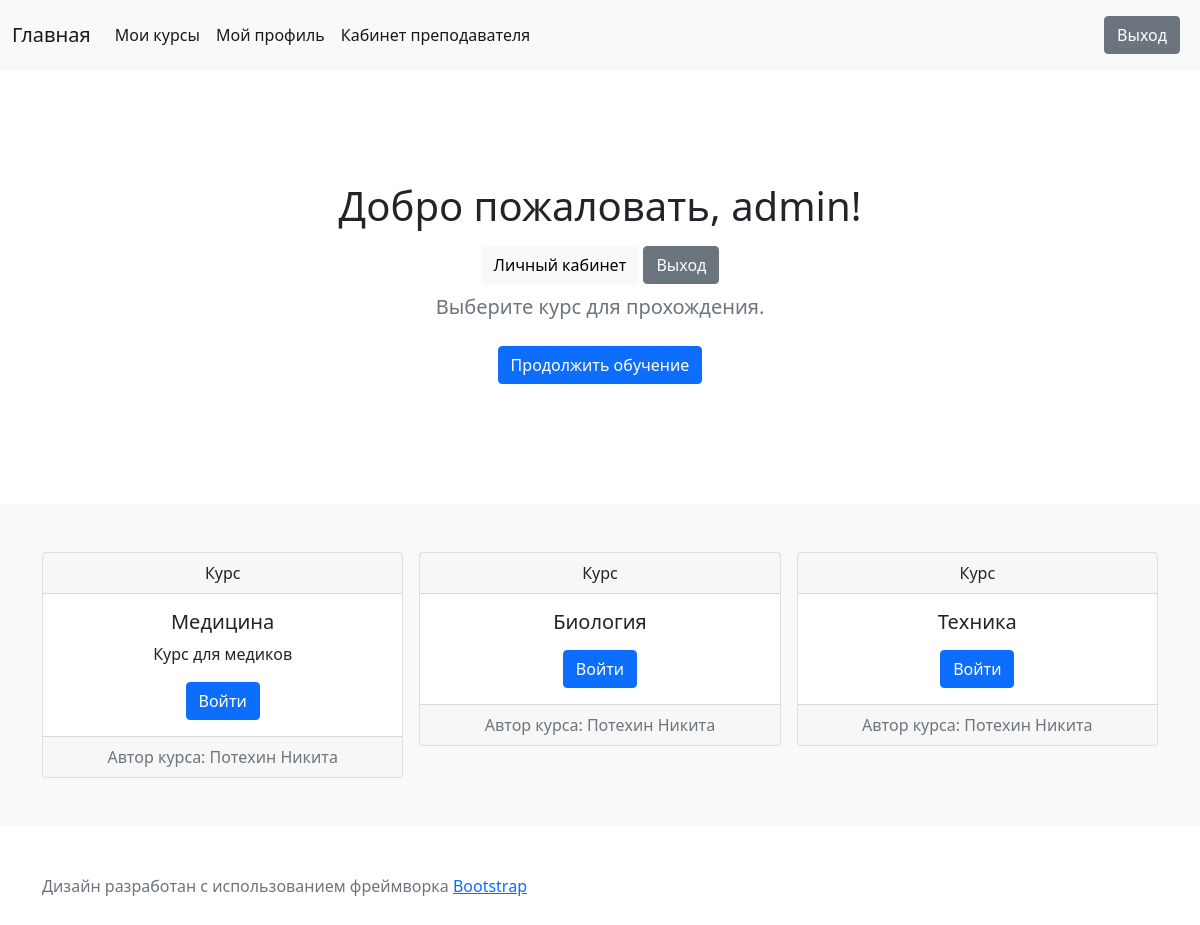
/group/1/course/ (signed in), run on the app's committed database.
### classroom/models.py (models this page shows, shortened)
class Course(models.Model):
    owner = models.ForeignKey(User, related_name='course_created', on_delete=models.PROTECT, verbose_name='Автор курса')
    title = models.CharField(max_length=200, verbose_name='Название')
    slug = models.SlugField(max_length=200, unique=True, help_text='Адрес страницы', verbose_name='ЧПУ')
    description = models.TextField(blank=True, help_text='Необязательно к заполнению', verbose_name='Описание')
    created = models.DateTimeField(auto_now_add=True, verbose_name='Дата добавления')
    group = models.ForeignKey(Group, related_name='courses_joined', on_delete=models.PROTECT, verbose_name='Группа')
    class Meta:
        verbose_name = 'Курс'
        verbose_name_plural = 'Курсы'

### classroom/views.py (the view)
# urls.py: path('group/<int:group_id>/course/', showCourses, name='courses'),
@login_required
def showCourses(request, group_id):
    user = request.user
    group = get_object_or_404(Group, id=group_id)
    courses = Course.objects.filter(group=group_id)
    users_in_group = User.objects.filter(group_joined=group)  # список студентов в группе
    context = {}
    if user in users_in_group:
        context = {'group': group, 'courses': courses, 'students': users_in_group}
    return render(request, 'classroom/course.html', context)

### quiz/templatetags/user_tags.py (called while the page is built)
@register.filter()
def user_group(user):
    if not user.is_anonymous:
        groups_for_user = Group.objects.filter(students=user).first()  # список групп, в которые входит пользователь. Берем первую группу
        if groups_for_user is None:
            return None
        return groups_for_user.id
    return None

@register.filter('has_group')
def has_group(user, groups_name):
    return user.is_active and user.is_superuser or bool(user.groups.filter(name__in=groups_name))

### templates/classroom/course.html
{% extends 'base.html' %}
{% block content %}
    {% if not courses %}
        <div class="col">
            <div class=" text-center">
                Курсов пока нет
            </div>
        </div>
    {% else %}
        <div class="row row-cols-1 row-cols-sm-2 row-cols-md-3 g-3">
            {% for course in courses %}
                <div class="col">
                    <div class="card text-center">
                        <div class="card-header">
                            Курс
                        </div>
                        <div class="card-body">
                            <h5 class="card-title">{{ course.title }}</h5>
                            <p class="card-text">{{ course.description }}</p>
                            <a href="{% url 'classroom:modules' group.pk course.pk %}" class="btn btn-primary">Войти</a>
                        </div>
                        <div class="card-footer text-muted">
                            Автор курса: {{ course.owner.last_name }} {{ course.owner.first_name }}
                        </div>
                    </div>
                </div>
            {% endfor %}
        </div>
    {% endif %}
{% endblock %}

### templates/base.html (shortened to what this page needs)
{% load static %}
<!doctype html>
<html lang="ru">
<head>
    <link href="{% static 'css/bootstrap.min.css' %}" rel="stylesheet">
    <link href="{% static 'css/style.css' %}" rel="stylesheet">
</head>
<body>
<header>
    {% include 'inc/navbar.html' %}
</header>
<main>
    <div class="container">
        <div class="row">
        </div>
    </div>
    {% block section %}
        <section class="py-5 text-center container">
            <div class="row py-lg-5">
                <div class="col-lg-6 col-md-8 mx-auto">
                    {% if not user.is_authenticated %}
                        <h1 class="fw-light">Добро пожаловать!</h1>
                        <p class="lead text-muted">
                            Зарегистрируйтесь или войдите в аккаунт.
                        </p>
                        <p>
                            Затем выберите свою группу и курс для прохождения.
                        </p>
                        <p>
                            <a href="{% url 'accounts:register' %}" class="btn btn-primary my-2">Регистрация</a>
                            <a href="{% url 'accounts:login' %}" class="btn btn-secondary my-2">Вход</a>
                        </p>
                    {% else %}
                        <h1 class="fw-light">Добро пожаловать, {{ user.username }}!</h1>
                        <a href="{% url 'accounts:profile' %}" class="btn btn-light my-2">Личный кабинет</a>
                        <a href="{% url 'accounts:logout' %}" class="btn btn-secondary my-2">Выход</a>
                        <p class="lead text-muted">
                            {% if not user.group_joined.first %}
                                Присоединитесь к группе для начала обучения.
                            {% else %}
                                Выберите курс для прохождения.
                            {% endif %}
                        </p>
                        <p>
                            {% if user.group_joined.first %}
                                <a href="{% url 'classroom:courses' user.group_joined.first.pk %}" class="btn btn-primary my-2">Продолжить обучение</a>
                            {% endif %}
                    {% endif %}
                </div>
            </div>
        </section>
    {% endblock %}
    <div class="album py-5 bg-light">
        <div class="container">
            {% block content %}   {% endblock %}
        </div>
    </div>
</main>
<footer class="text-muted py-5">
    <div class="container">
        <p class="mb-1">Дизайн разработан с использованием фреймворка <a href="https://getbootstrap.com/">Bootstrap</a></p>
    </div>
</footer>
</body>
</html>

### data on the page
Course: title "Медицина", description "Курс для медиков", owner.last_name "Потехин", owner.first_name "Никита"
Course: title "Биология", owner.last_name "Потехин", owner.first_name "Никита"
Course: title "Техника", owner.last_name "Потехин", owner.first_name "Никита"

### other printed values
{{ user.username }} "admin"
